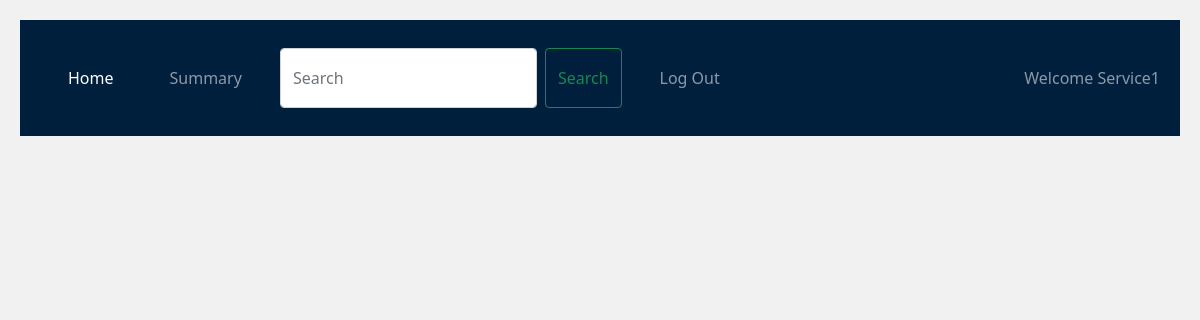
Before: /edit_service/1/Service1 with the older database file.
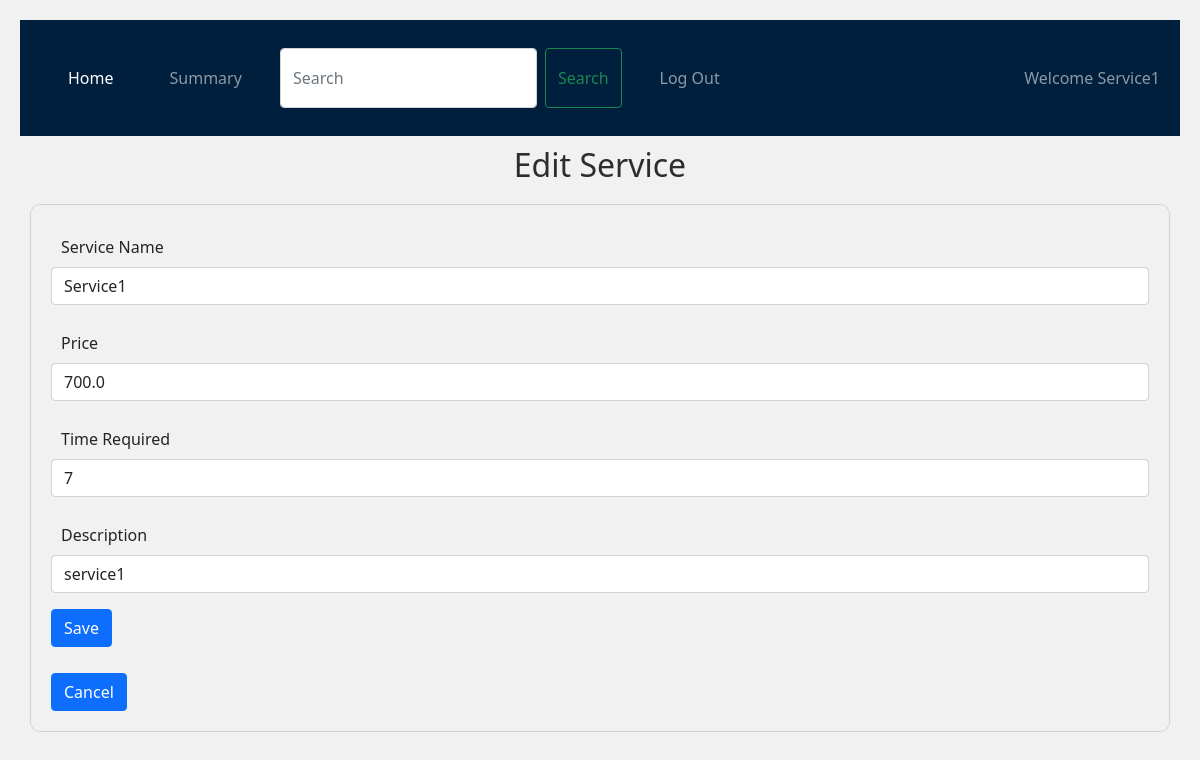
After: the same page with the newer database file.
### backend/models.py (models this page shows)
class Service(db.Model):
	__tablename__="service"
	id=db.Column(db.Integer,primary_key=True)
	name=db.Column(db.String,nullable=False)
	price=db.Column(db.Float,nullable=False,default=0.0)
	time_required=db.Column(db.Integer,default=0)
	description=db.Column(db.String,nullable=False)
	service_req=db.relationship("Service_Request",cascade="all,delete",backref="service",lazy=True)
	service_prof=db.relationship("Professional",cascade="all,delete",backref="services",lazy=True)

### backend/controllers.py (the view, shortened to what this page needs)
@app.route("/edit_service/<id>/<name>",methods=["GET","POST"])
def edit_service(id,name):
    v=get_service(id)
    return render_template("edit_service.html",service=v,name=name)

### backend/controllers.py (called while the page is built)
def get_service(id):
    services=Service.query.filter_by(id=id).first()
    return services

### templates/edit_service.html
{% extends "admin_layout.html" %}
{% block content  %}
  {% if service %}
        <h2 class="center">Edit Service</h2>
          <form action="/edit_service/{{service.id}}/{{name}}" method="POST">
            <div class="input_form">
                <div class="mb-3">
                    <label for="service_name" class="form-label">Service Name</label>
                    <input type="text" name="service_name" class="form-control" id="service_name" value="{{service.name}}">
                  </div>
                <div class="mb-3">
                    <label for="price" class="form-label">Price</label>
                    <input type="number" name="price"  class="form-control" id="price" value="{{service.price}}">
                </div>
                <div class="mb-3">
                    <label for="time_required" class="form-label">Time Required</label>
                    <input type="number" class="form-control" name="time_required" id="time_required" value="{{service.time_required}}">
                </div>
                <div class="mb-3">
                    <label for="description" class="form-label">Description</label>
                    <input type="text" class="form-control" name="description" id="description" value="{{service.description}}">
                </div>
                <div class="mb-3">
                    <button type="submit" class="btn btn-primary">Save</button>
                </div>
                <a href="/admin_dashboard/{{name}}" type="button" class="btn btn-primary">Cancel</a>
            </div>
          </form>
          {% endif %}
{%endblock%}

Changed rows visible on the page:
added Service: service_name "Service1", price "700.0", time_required "7", description "service1"
Other visible differences:
text now shown: "Edit Service Service Name Price Time Required Description Save Cancel"
